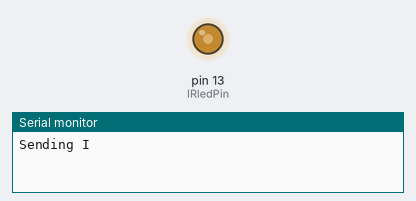
Recording of a sketch running on a simulated Arduino Uno, built with avr-gcc and run on an emulated ATmega328P. Shown: output pins drawn as LEDs (lit = HIGH), the last lines printed to the serial monitor.

Above: at 0.05 s.
At 13.5 s:
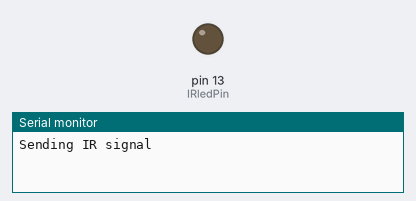
Timing chart, 0 to 17.6 s (numbered marks = the images above):
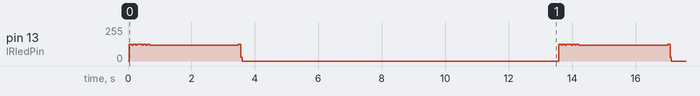

Measured:
- by itself, pin 13 (IRledPin): repeats every 13.5 s: 119/255 0.04 s, 125/255 0.08 s, 119/255 0.04 s, 125/255 0.16 s, 2 × (119/255 0.04 s, 125/255 0.08 s), 118/255 2.8 s, 125/255 0.08 s, 30/255 0.04 s, 0/255 10.0 s, 125/255 0.08 s

The sketch:

tv2.ino
```cpp
// This sketch will send out a Nikon D50 trigger signal (probably works with most Nikons)
// See the full tutorial at http://www.ladyada.net/learn/sensors/ir.html
// this code is public domain, please enjoy!

int IRledPin =  13;    // LED connected to digital pin 13

// The setup() method runs once, when the sketch starts

void setup()   {
  // initialize the IR digital pin as an output:
  pinMode(IRledPin, OUTPUT);

  Serial.begin(9600);
}

void loop()
{
  Serial.println("Sending IR signal");

  SendChannelUpCode();

  delay(10000);  // wait twenty seconds (20 seconds * 1000 milliseconds)
}

// This procedure sends a 38KHz pulse to the IRledPin
// for a certain # of microseconds. We'll use this whenever we need to send codes
void pulseIR(long microsecs) {
  // we'll count down from the number of microseconds we are told to wait

  cli();  // this turns off any background interrupts

  while (microsecs > 0) {
    // 38 kHz is about 13 microseconds high and 13 microseconds low
   digitalWrite(IRledPin, HIGH);  // this takes about 3 microseconds to happen
   delayMicroseconds(10);         // hang out for 10 microseconds
   digitalWrite(IRledPin, LOW);   // this also takes about 3 microseconds
   delayMicroseconds(10);         // hang out for 10 microseconds

   // so 26 microseconds altogether
   microsecs -= 26;
  }

  sei();  // this turns them back on
}

void SendChannelUpCode() {
  // This is the code for the CHANNEL + for the downstairs TV COMCAST
  delayMicroseconds(100000); //Time off (Left Column on serial monitor)
  pulseIR(100000);           //Time on  (Right Column on serial monitor)
  delayMicroseconds(100000);
  pulseIR(100000);
  delayMicroseconds(100000);
  pulseIR(100000);
  delayMicroseconds(100000);
  pulseIR(100000);
  delayMicroseconds(100000);
  pulseIR(100000);
  delayMicroseconds(100000);
  pulseIR(100000);
  delayMicroseconds(100000);
  pulseIR(100000);
  delayMicroseconds(100000);
  pulseIR(100000);
  delayMicroseconds(100000);
  pulseIR(100000);
  delayMicroseconds(100000);
  pulseIR(100000);
  delayMicroseconds(100000);
  pulseIR(100000);
  delayMicroseconds(100000);
  pulseIR(100000);
  delayMicroseconds(100000);
  pulseIR(100000);
  delayMicroseconds(100000);
  pulseIR(100000);
  delayMicroseconds(100000);
  pulseIR(100000);
  delayMicroseconds(100000);
  pulseIR(100000);
  delayMicroseconds(100000);
  pulseIR(100000);
  delayMicroseconds(100000);
  pulseIR(100000);
  delayMicroseconds(100000);
  pulseIR(100000);
  delayMicroseconds(100000);
  pulseIR(100000);
  delayMicroseconds(100000);
  pulseIR(100000);
  delayMicroseconds(100000);
  pulseIR(100000);
  delayMicroseconds(100000);
  pulseIR(100000);
  delayMicroseconds(100000);
  pulseIR(100000);
  delayMicroseconds(100000);
  pulseIR(100000);
  delayMicroseconds(100000);
  pulseIR(100000);
  delayMicroseconds(100000);
  pulseIR(100000);
  delayMicroseconds(100000);
  pulseIR(100000);
  delayMicroseconds(100000);
  pulseIR(100000);
  delayMicroseconds(100000);
  pulseIR(100000);
  delayMicroseconds(100000);
  pulseIR(100000);
  delayMicroseconds(100000);
  pulseIR(100000);
  delayMicroseconds(100000);
  pulseIR(100000);

}
```
